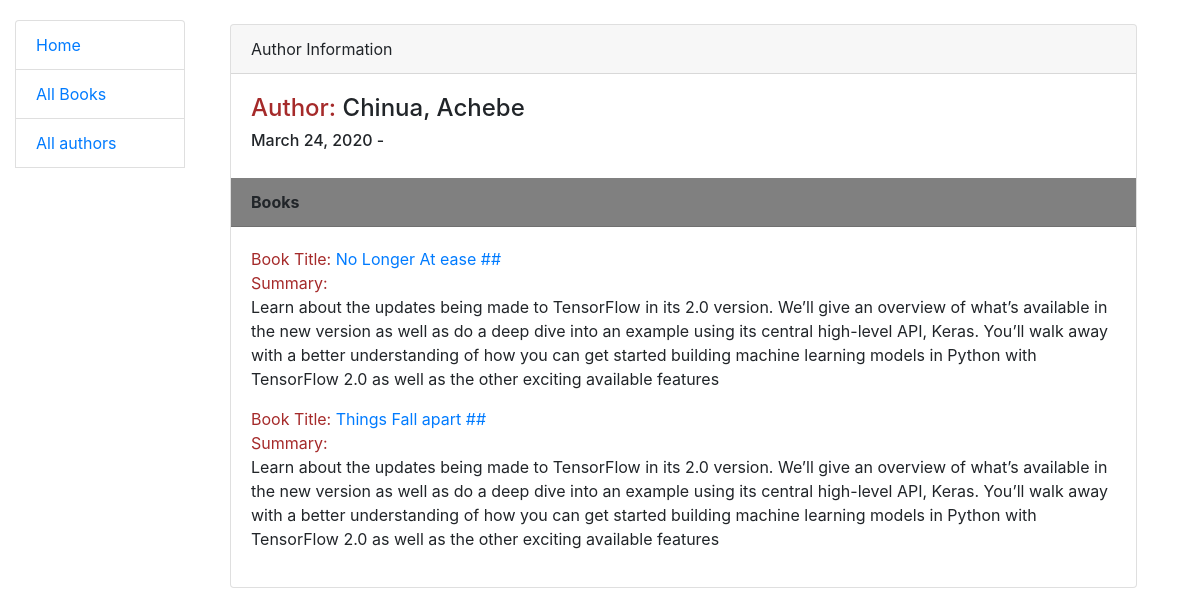
Page /catalog/authors/1 on the committed database.
### catalog/models.py (models this page shows, shortened)
class Author(models.Model):
    first_name = models.CharField(max_length=100)
    last_name = models.CharField(max_length=100)
    date_of_birth = models.DateField(null=True, blank=True)
    date_of_death = models.DateField('Died', null=True, blank=True)
    class Meta:
        ordering = ['first_name', 'last_name']

class Book(models.Model):
    title = models.CharField(max_length=200)
    author = models.ForeignKey('Author', on_delete=models.SET_NULL,null=True)
    summary = models.TextField(max_length=1000, help_text='Brief description of the book')
    isbn = models.CharField('ISBN', max_length=13, help_text='13 Character <a href="https://www.isbn-international.org/content/what-isbn">ISBN number</a>')
    genre = models.ManyToManyField('Genre', help_text='Select the genre for this book')
    language = models.ManyToManyField('Language', help_text='Select the language of the book')
    def display_genre(self):
        return ', '.join(genre.name for genre in self.genre.all()[:3])
    display_genre.short_description ='Genre'

### catalog/views.py (the view, shortened to what this page needs)
# urls.py: path('authors/<int:pk>', views.AuthorDetailView.as_view(), name='author-detail'),
class AuthorDetailView(generic.DetailView):
    model = Author
    template_name = 'books/author_detail.html'
    context_object_name = 'author'

### catalog/templates/books/author_detail.html (shortened to what this page needs)
{% extends 'base.html' %}
{% block content %}
    <div class="container container-fluid pt-4 pr-5">
        <div class="card">
            <div class="card-header">Author Information</div>
            <div class="card-body">
                <h4> <span style="color: brown;">Author:</span> {{author.first_name}}, {{author.last_name}}</h4>
                <h6>{{author.date_of_birth}} -</h6>
            </div>
            <div class="card-header" style="background-color:gray; font-weight:bold;">Books</div>
            <div class="card-body">
                {% for book in author.book_set.all %}
                <span style="color: brown;">Book Title: </span><a href="#">{{book.title}} ##</a><br>
                  <span style="color: brown;">Summary:</span>
                  <p> {{book.summary}} </p>
                {% endfor %}
            </div>
        </div>
    </div>
{% endblock content %}

### rows in the picture
Author: first_name "Chinua", last_name "Achebe", date_of_birth "March 24, 2020"
Book: title "No Longer At ease", summary "Learn about the updates being made to TensorFlow in its 2.0 version. We’ll give an overview of what’s available in the new version as well as do a deep dive into an example using its central high-level API, Keras. You’ll walk away with a better understanding of how you can get started building machine learning models in Python with TensorFlow 2.0 as well as the other exciting available features"
Book: title "Things Fall apart", summary "Learn about the updates being made to TensorFlow in its 2.0 version. We’ll give an overview of what’s available in the new version as well as do a deep dive into an example using its central high-level API, Keras. You’ll walk away with a better understanding of how you can get started building machine learning models in Python with TensorFlow 2.0 as well as the other exciting available features"
